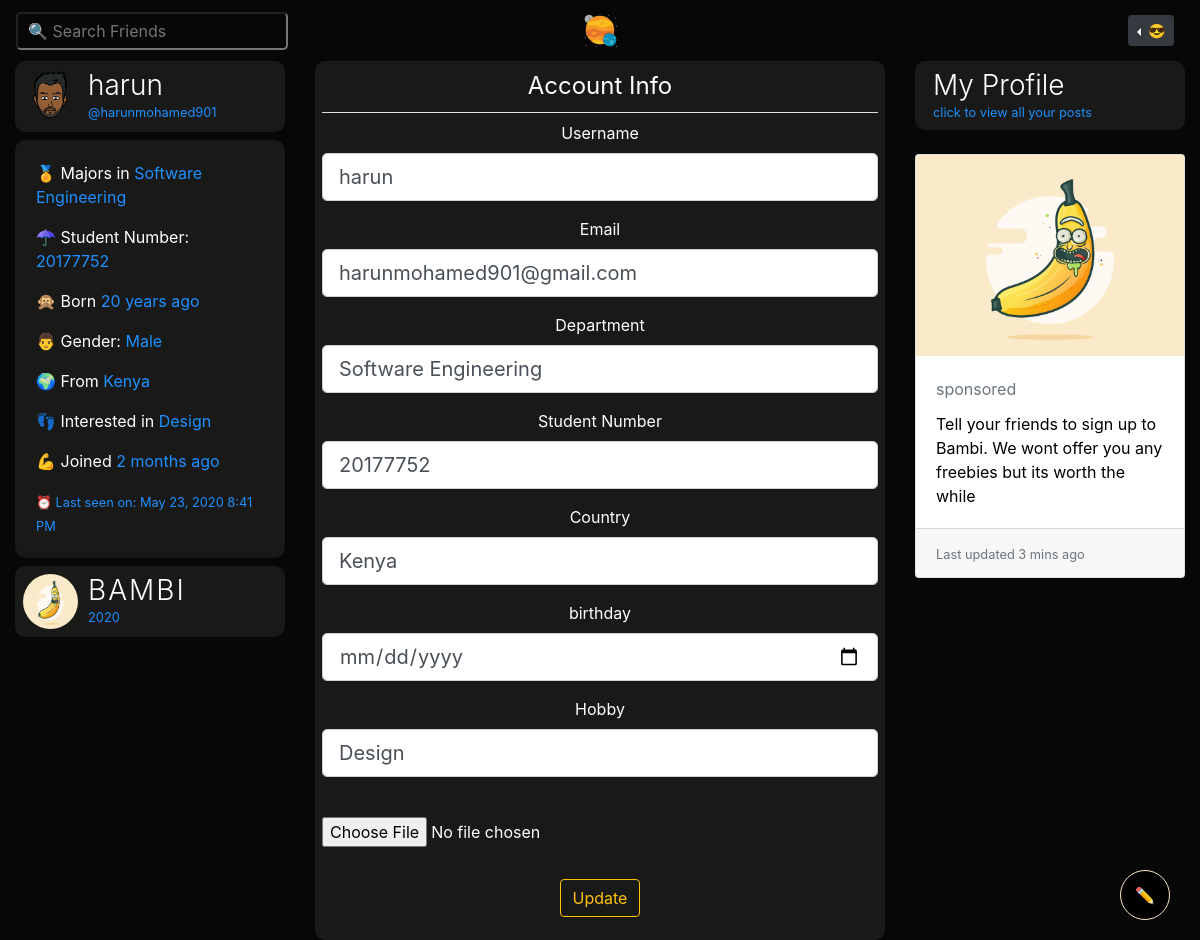
Page /account (signed in) on the earlier database version.
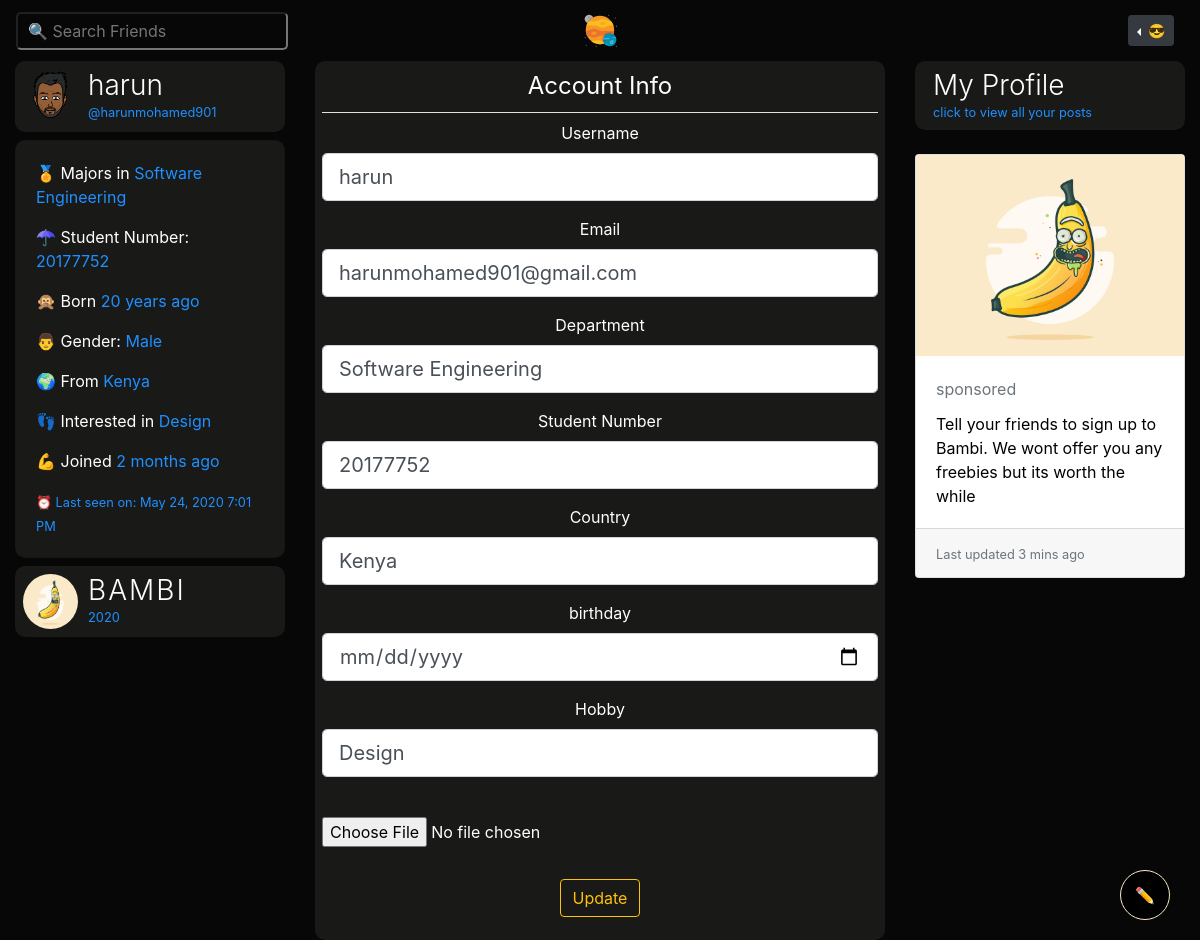
Same page on the later database version.
### bambiv3/models.py (models this page shows, shortened)
class User(db.Model, UserMixin):
	id = db.Column(db.Integer, primary_key=True)
	username = db.Column(db.String(20), unique=True, nullable=False)
	email = db.Column(db.String(120), unique=True, nullable=False)
	image_file = db.Column(db.String(20), nullable=False, default='default.jpg')
	password = db.Column(db.String(60), nullable=False)
	last_seen = db.Column(db.DateTime, default=datetime.utcnow)
	date_joined = db.Column(db.DateTime, nullable=False, default=datetime.utcnow)
	department = db.Column(db.String(20), nullable=False)
	student_number = db.Column(db.Integer(), unique=True, nullable=False)
	age = db.Column(db.DateTime, nullable=False)
	gender = db.Column(db.String(20), nullable=False)
	country = db.Column(db.String(20), nullable=False)
	hobby = db.Column(db.String(20), nullable=False)
	bio = db.Column(db.String(120), nullable=True)
	private = db.Column(db.Boolean, default=False, nullable=False)
	single = db.Column(db.Boolean, default=False, nullable=False)
	snapchat = db.Column(db.String(20),default=False, nullable=False)
	instagram = db.Column(db.String(20),default=False, nullable=False)
	posts = db.relationship('Post', backref='author', lazy=True)
	products = db.relationship('Product', backref='author', lazy=True)
	comments = db.relationship("Comment", backref="author", lazy="dynamic", cascade="all, delete-orphan")
	followed = db.relationship(
		'User', secondary=followers,
		primaryjoin=(followers.c.follower_id == id),
		secondaryjoin=(followers.c.followed_id == id),
		backref=db.backref('followers', lazy='dynamic'), lazy='dynamic')
	messages_sent = db.relationship('Message',
									foreign_keys='Message.sender_id',
									backref='author', lazy='dynamic')
	messages_received = db.relationship('Message',
										foreign_keys='Message.recipient_id',
										backref='recipient', lazy='dynamic')
	last_message_read_time = db.Column(db.DateTime)
	def new_messages(self):
		last_read_time = self.last_message_read_time or datetime(1900, 1, 1)
		return Message.query.filter_by(recipient=self).filter(
			Message.timestamp > last_read_time).count()

### bambiv3/routes.py (the view)
@app.route('/account', methods=['GET', 'POST'])
@login_required
def account():
	form = UpdateAccountForm()
	if form.validate_on_submit():
		if form.picture.data:
			picture_file = profile_img(form.picture.data)
			current_user.image_file = picture_file
		current_user.username = form.username.data.lower()
		current_user.email = form.email.data
		current_user.department = form.department.data
		current_user.student_number = form.student_number.data
		current_user.country = form.country.data
		current_user.age = form.age.data
		current_user.hobby = form.hobby.data
		db.session.commit()
		flash('Your Account has been updated', 'success')
		return redirect(url_for('account'))
	elif request.method == 'GET':
		form.username.data = current_user.username
		form.email.data = current_user.email
		form.department.data = current_user.department
		form.student_number.data = current_user.student_number
		form.country.data = current_user.country
		form.age.data = current_user.age
		form.hobby.data = current_user.hobby
	image_file = url_for('static', filename='profile_pics/' + current_user.image_file)
	return render_template('account.html', title='Account', image_file=image_file, form=form)

### bambiv3/forms.py (shortened to what this page needs)
class UpdateAccountForm(FlaskForm):
	username = StringField('Username', validators = [DataRequired(), Length(min=2, max=20), Regexp(r'^[\w.-_.]+$')])
	email = StringField('Email', validators = [DataRequired(), Email()])
	picture = FileField('', validators=[FileAllowed(['jpg', 'jpeg' , 'png'])])
	department = StringField('Department', validators=[DataRequired()])
	student_number = StringField('Student Number', validators=[DataRequired()])
	country = StringField('Country', validators=[DataRequired()])
	age = DateField('birthday', format='%d-%m-%Y', validators=[DataRequired()])
	hobby = StringField('Hobby', validators=[DataRequired()])
	snapchat = StringField('Snapchat')
	instagram = StringField('Instagram')
	bio = PageDownField('Bio')
	private = BooleanField('Private?')
	single = BooleanField('Single & Searchin?')
	submit = SubmitField('Update')

### bambiv3/models.py (called while the page is built)
@login_manager.user_loader
def load_user(user_id):
	return User.query.get(int(user_id))

### bambiv3/routes.py (called while the page is built)
@app.before_request
def before_request():
	if current_user.is_authenticated:
		current_user.last_seen = datetime.utcnow()
		db.session.commit()

### bambiv3/templates/account.html (shortened to what this page needs)
{% extends "layout.html" %}
{% block content %}
<div class="container-fluid">
	<div class="row">
		<div class="col-lg-3 d-none d-lg-block position-fixed">
			<header class="mb-2">
		        <img src="{{ image_file }}" alt="user profile" class="profile-thumbnail">
		        <div class="profile-name">
		          <h3>{{current_user.username}}</h3>
		          <small>@{{current_user.email.split("@")[0] | lower}}</small>
		        </div>
		      </header>
		    <div class="card about mb-2" style="color:#fff;background:#191917;border-radius:10px;">
		    <div class="card-body">
		      <p> 🏅 Majors in <span>{{current_user.department}}</span></p>
		      <p> ☂ Student Number: <span>{{current_user.student_number}}</span></p>
		      <p> 🙊 Born <span>{{ moment(current_user.age).fromNow() }}</span></p>
		      <p> {% if current_user.gender == 'male' %} 👨 {% else %}👩 {% endif %} Gender: <span>{{current_user.gender.title()}}</span></p>
		      <p> 🌍 From <span>{{current_user.country.title()}}</span></p>
		      <p> 👣 Interested in <span>{{current_user.hobby}}</span></p>
		      <p> 💪 Joined <span>{{ moment(current_user.date_joined).fromNow() }}</span></p>
		      <small>⏰ Last seen on: {{ moment(current_user.last_seen).format('LLL') }}</small>
		    </div>
		  </div>
		  <header>
		    <img src="{{ url_for('static', filename='resources/' + 'logod.png') }}" alt="logo" class="profile-thumbnail">
		    <div class="profile-name">
		      <h3 class="logo">BAMBI</h3>
		      <small id="year"></small>
		    </div>
		  </header>
		</div>
		<div class="col-lg-6 offset-lg-3" style="text-align: center">
			<div class="post">
			  <div id="inner">
			   <div class="content-section">
				  <form method="POST" action="" enctype="multipart/form-data">
				    <fieldset class="form-group">
				      <legend class="border-bottom mb-2 pb-2">Account Info</legend>
				      <div class="form-group">
				        {{ form.username.label(class="form-control-label") }}
				        {% if form.username.errors %}
				        {{ form.username(class="form-control form-control-lg is-invalid") }}
				        <div class="invalid-feedback">
				          {% for error in form.username.errors %}
				          <span>{{ error }}</span>
				          {% endfor %}
				        </div>
				        {% else %}
				        {{ form.username(class="form-control form-control-lg") }}
				        {% endif %}
				      </div>
				      <div class="form-group">
				        {{ form.email.label(class="form-control-label") }}
				        {% if form.email.errors %}
				        {{ form.email(class="form-control form-control-lg is-invalid") }}
				        <div class="invalid-feedback">
				          {% for error in form.email.errors %}
				          <span>{{ error }}</span>
				          {% endfor %}
				        </div>
				        {% else %}
				        {{ form.email(class="form-control form-control-lg") }}
				        {% endif %}
				      </div>
				      <div class="form-group">
				        {{ form.department.label(class="form-control-label") }}
				        {% if form.department.errors %}
				        {{ form.department(class="form-control form-control-lg is-invalid") }}
				        <div class="invalid-feedback">
				          {% for error in form.department.errors %}
				          <span>{{ error }}</span>
				          {% endfor %}
				        </div>
				        {% else %}
				        {{ form.department(class="form-control form-control-lg") }}
				        {% endif %}
				      </div>
				      <div class="form-group">
				        {{ form.student_number.label(class="form-control-label") }}
				        {% if form.student_number.errors %}
				        {{ form.student_number(class="form-control form-control-lg is-invalid") }}
				        <div class="invalid-feedback">
				          {% for error in form.student_number.errors %}
				          <span>{{ error }}</span>
				          {% endfor %}
				        </div>
				        {% else %}
				        {{ form.student_number(class="form-control form-control-lg") }}
				        {% endif %}
				      </div>
				      <div class="form-group">
				        {{ form.country.label(class="form-control-label") }}
				        {% if form.country.errors %}
				        {{ form.country(class="form-control form-control-lg is-invalid") }}
				        <div class="invalid-feedback">
				          {% for error in form.country.errors %}
				          <span>{{ error }}</span>
				          {% endfor %}
				        </div>
				        {% else %}
				        {{ form.country(class="form-control form-control-lg") }}
				        {% endif %}
				      </div>
				       <div class="form-group">
				        {{ form.age.label(class="form-control-label") }}
				        {% if form.age.errors %}
				        {{ form.age(class="form-control form-control-lg is-invalid") }}
				        <div class="invalid-feedback">
				          {% for error in form.age.errors %}
				          <span>{{ error }}</span>
				          {% endfor %}
				        </div>
				        {% else %}
				        {{ form.age(class="form-control form-control-lg") }}
				        {% endif %}
				      </div>
				      <div class="form-group">
				        {{ form.hobby.label(class="form-control-label") }}
				        {% if form.hobby.errors %}
				        {{ form.hobby(class="form-control form-control-lg is-invalid") }}
				        <div class="invalid-feedback">
				          {% for error in form.hobby.errors %}
				          <span>{{ error }}</span>
				          {% endfor %}
				        </div>
				        {% else %}
				        {{ form.hobby(class="form-control form-control-lg") }}
				        {% endif %}
				      </div>
				      <div class="form-group">
				        {{ form.picture(class="form-control-file") }}
				    </div>
				    </fieldset>
				    <div class="form-group">
				      {{ form.submit(class="btn btn-outline-warning") }}
				    </div>
				  </form>
			  </div>
		</div>
			</div>
		</div>
		<div class="col-lg-3 d-none d-lg-block position-fixed offset-lg-9">
			 <header data-toggle="modal" data-target="#profile"><a style="text-decoration:none;" href="{{url_for('user_posts', username=current_user.username)}}">
		        <div class="profile-name">
		          <h3 style="color:#fff;">My Profile</h3>
		          <small>click to view all your posts</small>
		        </div>
		        </a>
		      </header>
		      <br>
			<div class="card" style="color:#000;">
		      <img class="card-img-top" src="{{ url_for('static', filename='resources/' + 'logod.png') }}" alt="logo">
		      <div class="card-body">
		        <h5 class="card-title"><small class="text-muted">sponsored</small></h5>
		        <p class="card-text">Tell your friends to sign up to Bambi. We wont offer you any freebies but its worth the while</p>
		      </div>
		      <div class="card-footer">
		        <small class="text-muted">Last updated 3 mins ago</small>
		      </div>
		    </div>
		</div>
	</div>
</div>
{% endblock content %}

### bambiv3/templates/layout.html (shortened to what this page needs)
<!doctype html>
<html lang="en">
  <head>
    <link rel="stylesheet" href="https://stackpath.bootstrapcdn.com/bootstrap/4.3.1/css/bootstrap.min.css">
    <link rel="stylesheet" type="text/css" href="{{ url_for('static', filename='main.css') }}">
  </head>
  <body>
<nav class="navbar navbar-expand-md navbar-dark sticky-top">
    <div class="navbar-collapse collapse w-100 order-1 order-md-0 dual-collapse2">
        <ul class="navbar-nav mr-auto">
            <li>
               <div class="d">
                <input type="text" placeholder="🔍 Search Friends" id="search" onkeyup="filterFunction()" onclick="search()" class="dropbtn">
            </div>
            </li>
        </ul>
    </div>
    <div class="mx-auto order-0">
      <a class="navbar-brand mx-auto d-none d-lg-block" href="{{ url_for('home') }}">
        <img src="{{ url_for('static', filename='resources/' + 'logo.svg') }}" width="35" height="35" class="d-inline-block align-top" alt="">
      </a>
  </div>
    <div class="navbar-collapse collapse w-100 order-3 dual-collapse2 settings">
        <ul class="navbar-nav ml-auto">
          {% if current_user.is_authenticated %}
          <li>
            <div class="dropdown dropleft">
            <button class="btn  btn-sm btn-dark dropdown-toggle" type="button" id="dropdownMenuButton" data-toggle="dropdown" aria-haspopup="true" aria-expanded="false">
               <span>😎</span>
            </button>
              {% set new_messages = current_user.new_messages() %}
          </div>
          </li>
          {% else %}
            <li class="nav-item">
              <a  class="btn btn-sm btn-outline-primary" href="{{ url_for('login') }}" style="color:#F9E9C8;text-decoration: none;"> 😇 Log In</a>
              <a  class="btn btn-sm btn-outline-success" href="{{ url_for('register') }}" style="color:#F9E9C8;text-decoration: none;"> 👽 Sign Up</a>
            </li>
          {% endif %}
        </ul>
    </div>
</nav>
  {% block content %} {% endblock %}
  {% if current_user.is_authenticated %}
      <div id="new_post" class="d-none d-lg-block">
          <button class="post_btn"><a href="{{ url_for('new_post') }}" style="color:#F9E9C8;" data-toggle="popover" data-content="🍌: Add Longer Posts with Titles">✏</a></button>
        </div>
       {% set new_messages = current_user.new_messages() %}
    {% endif %}
  </body>
</html>

### bambiv3/static/main.css (style rules this page uses)
body { background:#070707; color:#fff; }
nav { background:#070707; }
.settings li { padding-right:10px; }
.logo { color:#fff; letter-spacing:2px; }
.about span, small { color:#1e90ff; }
#search { box-sizing: border-box; background-position: 14px 12px; font-size: 16px; padding: 5px 10px 5px 10px; background: transparent; color: #F9E9C8; border-radius: 5px; }
.d { position: relative; display: inline-block; }
h3 { font-weight: 300; }
header { display: flex; flex-direction: row; color:#fff; background:#191917; border-radius:10px; padding:8px; cursor:pointer; }
header .profile-thumbnail { width: 55px; height: 55px; border-radius: 50%; }
header .profile-name { display: flex; flex-direction:column; margin-left: 10px; }
header h3, header h4 { display: flex; margin: 0; }
.post { background:#191917; border-radius:10px; padding:7px; }
.post_btn { background-color : #000; color: #F9E9C8; padding: 10px 20px; border:none; outline:none; border:2px solid #F9E9C8; padding: 2px; border-radius: 50%; height:70px; width:70px; }
#new_post { position: fixed; bottom: 20px; right: 30px; }

### bambiv3/templates/layout.html (style rules this page uses)
.post_btn { background-color : #000; color: #F9E9C8; padding: 10px 20px; outline:none; border:1px solid #F9E9C8; padding: 2px; border-radius: 50%; height:50px; width:50px; }
#new_post { position: fixed; bottom: 20px; right: 30px; }

Differences in the rows shown:
changed User "harun": last_seen "May 23, 2020 8:41 PM" → "May 24, 2020 7:01 PM"
